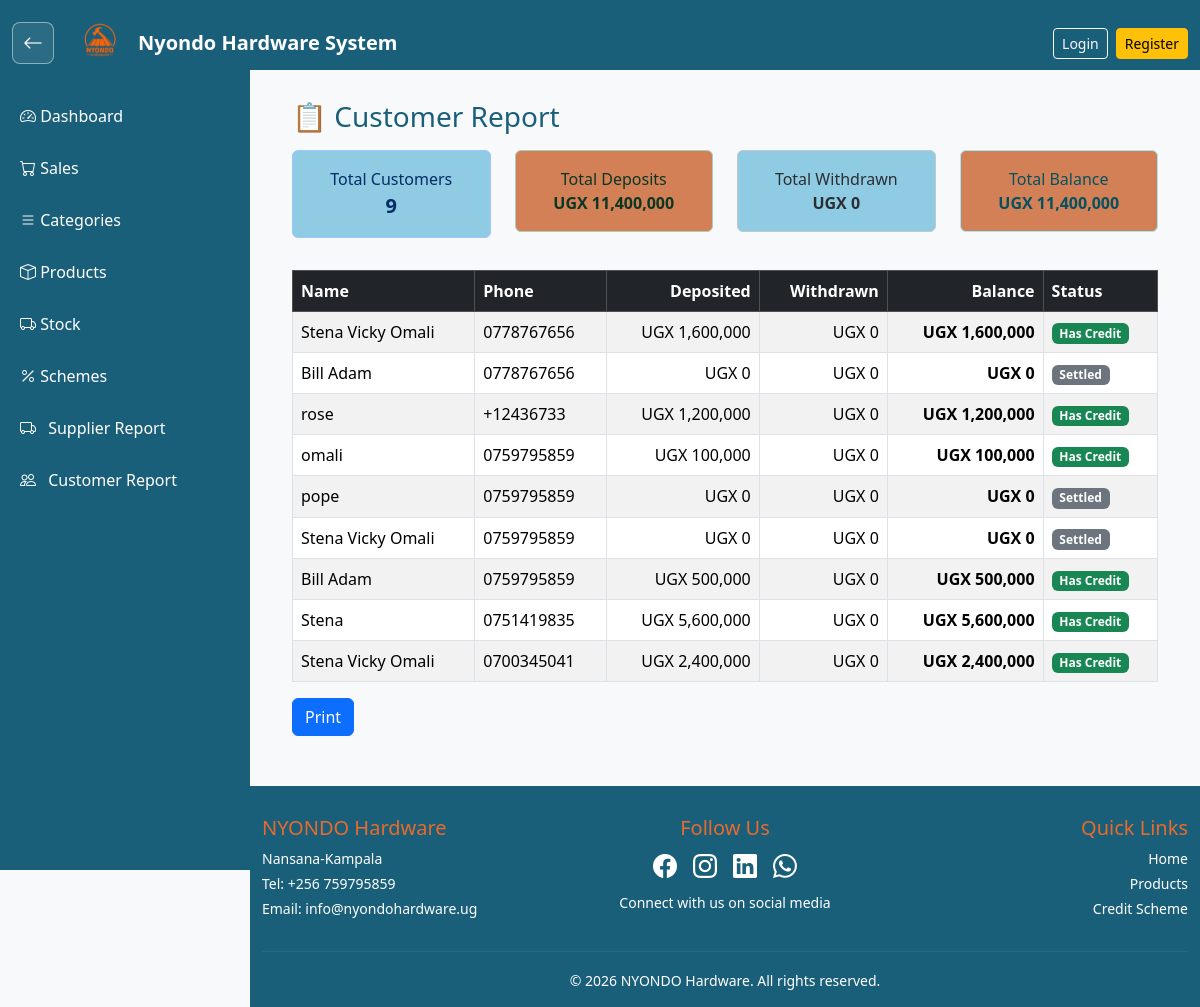
The app's page /schemeapp/customer_report/, older data.
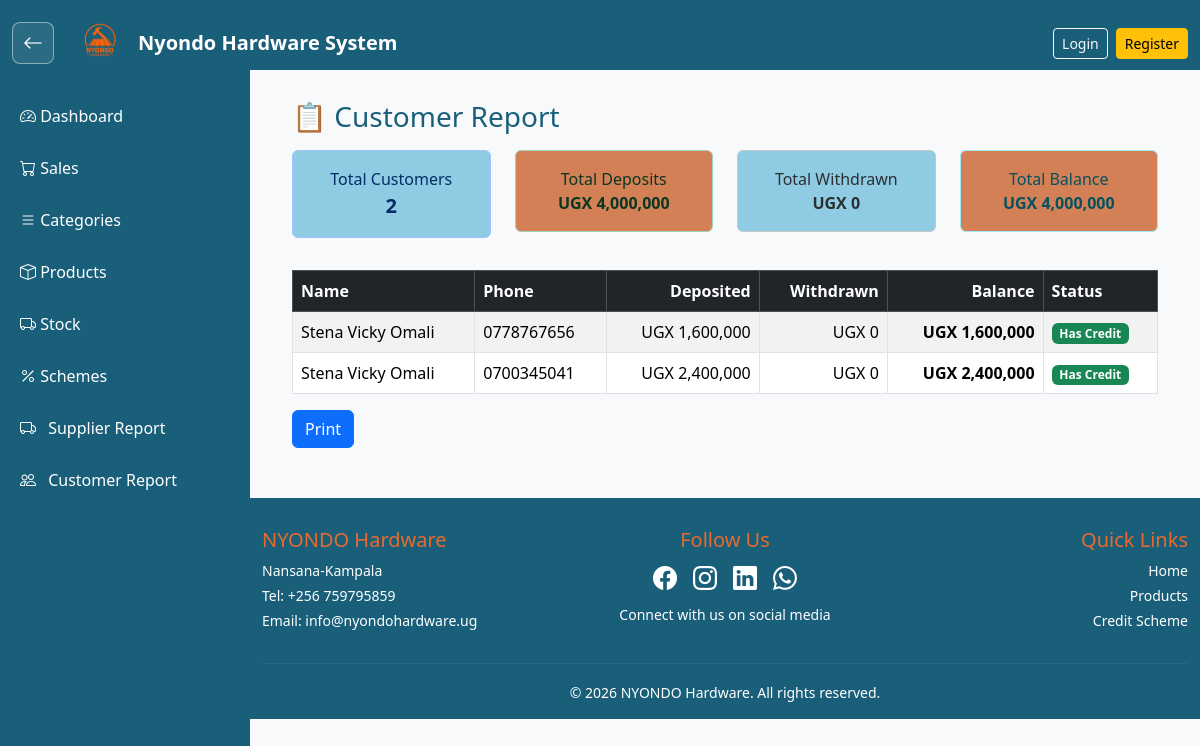
The same page, newer data.
### schemeapp/models.py (models this page shows, shortened)
class SchemeCustomer(models.Model):
    full_name = models.CharField(max_length=255)
    nin_number = models.CharField(max_length=20, unique=True)
    phone_number = models.CharField(max_length=20)
    address = models.TextField()
    occupation = models.CharField(max_length=255)
    employer_name = models.CharField(max_length=255)
    payment_plan = models.CharField(max_length=255, blank=True, null=True)
    date_registered = models.DateField(default=timezone.now)

### schemeapp/views.py (the view)
# urls.py: path('customer_report/', views.customer_report, name='customer_report'),
def customer_report(request):
    customers = SchemeCustomer.objects.all()
    customer_data = []
    total_deposits = 0
    total_withdrawn = 0
    total_balance = 0
    for customer in customers:
        payments = SchemePayment.objects.filter(customer=customer)
        total_deposited = sum(p.amount_paid for p in payments)
        pickups = SchemeGoodsPickup.objects.filter(customer=customer)
        total_withdrawn_amount = sum(p.quantity_taken * p.product.unit_price for p in pickups)
        balance = total_deposited - total_withdrawn_amount
        customer_data.append({
            'name': customer.full_name,
            'phone': customer.phone_number,
            'total_deposited': total_deposited,
            'total_withdrawn': total_withdrawn_amount,
            'balance': balance,
        })
        total_deposits += total_deposited
        total_withdrawn += total_withdrawn_amount
        total_balance += balance
    context = {
        'customers': customer_data,
        'total_customers': len(customer_data),
        'total_deposits': total_deposits,
        'total_withdrawn': total_withdrawn,
        'total_balance': total_balance,
    }
    return render(request, 'customer_report.html', context)

### schemeapp/templates/customer_report.html (shortened to what this page needs)
{% extends 'base.html' %}
{% load humanize %}
{% block content %}
<div class="container">
    <h3 class="mb-3" style="color: #1a5f7a;">📋 Customer Report</h3>
    <div class="row mb-3">
        <div class="col-md-3">
            <div class="alert alert-primary text-center" style="background-color: #8fcbe2;">
                Total Customers<br>
                <strong style="font-size: 20px;">{{ total_customers|default:0 }}</strong>
            </div>
        </div>
        <div class="col-md-3">
            <div class="alert alert-success text-center" style="background-color: #d48056;">
                Total Deposits<br>
                <strong>UGX {{ total_deposits|floatformat:0|intcomma }}</strong>
            </div>
        </div>
        <div class="col-md-3">
            <div class="alert alert-secondary text-center" style="background-color: #8fcbe2;">
                Total Withdrawn<br>
                <strong>UGX {{ total_withdrawn|floatformat:0|intcomma }}</strong>
            </div>
        </div>
        <div class="col-md-3">
            <div class="alert alert-info text-center" style="background-color: #d48056;">
                Total Balance<br>
                <strong>UGX {{ total_balance|floatformat:0|intcomma }}</strong>
            </div>
        </div>
    </div>
    <table class="table table-bordered table-striped">
        <thead class="table-dark">
            <tr>
                <th>Name</th>
                <th>Phone</th>
                <th class="text-end">Deposited</th>
                <th class="text-end">Withdrawn</th>
                <th class="text-end">Balance</th>
                <th>Status</th>
            </tr>
        </thead>
        <tbody>
            {% for customer in customers %}
            <tr>
                <td>{{ customer.name }}</td>
                <td>{{ customer.phone }}</td>
                <td class="text-end">UGX {{ customer.total_deposited|floatformat:0|intcomma }}</td>
                <td class="text-end">UGX {{ customer.total_withdrawn|floatformat:0|intcomma }}</td>
                <td class="text-end">
                    <strong>UGX {{ customer.balance|floatformat:0|intcomma }}</strong>
                </td>
                <td>
                    {% if customer.balance > 0 %}
                        <span class="badge bg-success">Has Credit</span>
                    {% elif customer.balance < 0 %}
                        <span class="badge bg-danger">Overdrawn</span>
                    {% else %}
                        <span class="badge bg-secondary">Settled</span>
                    {% endif %}
                </td>
             </tr>
            {% empty %}
            <tr>
                <td colspan="6" class="text-center">No customers found</td>
             </tr>
            {% endfor %}
        </tbody>
     </table>
      <button onclick="window.print()" class="btn btn-primary">Print</button>
</div>
{% endblock %}

Row changes from the older to the newer data that the page shows:
removed SchemeCustomer: name "Bill Adam", phone "0778767656"
removed SchemeCustomer: name "rose", phone "+12436733"
removed SchemeCustomer: name "omali", phone "0759795859"
removed SchemeCustomer: name "pope", phone "0759795859"
removed SchemeCustomer: name "Stena Vicky Omali", phone "0759795859"
removed SchemeCustomer: name "Bill Adam", phone "0759795859"
removed SchemeCustomer: name "Stena", phone "0751419835"
Text that changed along with them:
{{ total_customers|default:0 }}: "9" → "2"
{{ total_deposits|floatformat:0|intcomma }}: "11,400,000" → "4,000,000"
{{ total_balance|floatformat:0|intcomma }}: "11,400,000" → "4,000,000"
list line gone: "UGX 0 UGX 0 UGX 0 Settled"
list line gone: "UGX 1,200,000 UGX 0 UGX 1,200,000 Has Credit"
list line gone: "UGX 100,000 UGX 0 UGX 100,000 Has Credit"
list line gone: "UGX 500,000 UGX 0 UGX 500,000 Has Credit"
list line gone: "UGX 5,600,000 UGX 0 UGX 5,600,000 Has Credit"
